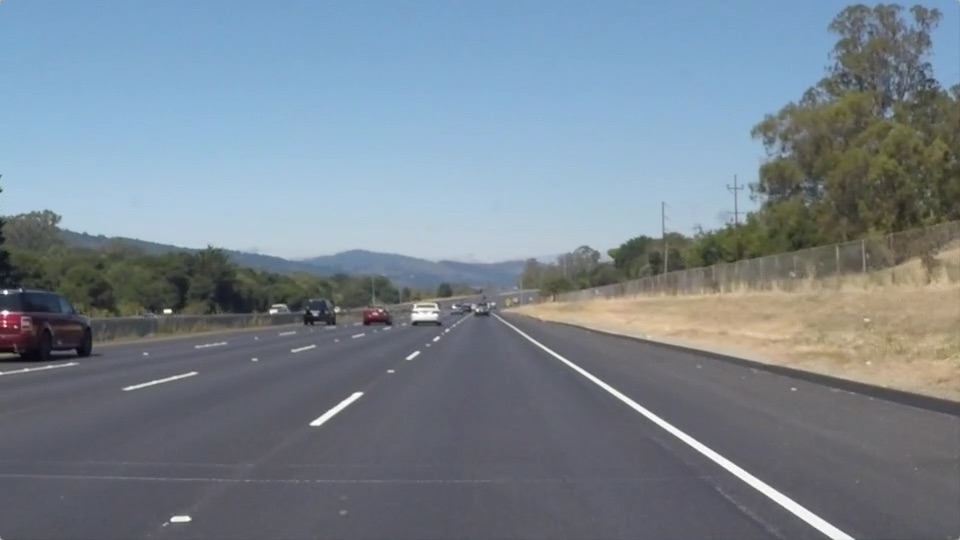
#> input picture LaneDetection/test_images/solidWhiteRight.jpg, 960 x 540 px
$ jupyter execute --allow-errors P1.ipynb   (shell and % lines are left out)   (Python 2 division)
#> lines starting #> are read from the running program, lines starting #| are printed output that depends on the picture; after the words box and inside, x2 and y2 are one past the last pixel; in counts of white or black regions, pixels touching at a corner belong together
# Self-Driving Car Engineer Nanodegree

## Project: **Finding Lane Lines on the Road**
***
In this project, you will use the tools you learned about in the lesson to identify lane lines on the road.  You can develop your pipeline on a series of individual images, and later apply the result to a video stream (really just a series of images). Check out the video clip "raw-lines-example.mp4" (also contained in this repository) to see what the output should look like after using the helper functions below.

Once you have a result that looks roughly like "raw-lines-example.mp4", you'll need to get creative and try to average and/or extrapolate the line segments you've detected to map out the full extent of the lane lines.  You can see an example of the result you're going for in the video "P1_example.mp4".  Ultimately, you would like to draw just one line for the left side of the lane, and one for the right.

In addition to implementing code, there is a brief writeup to complete. The writeup should be completed in a separate file, which can be either a markdown file or a pdf document. There is a [write up template](https://github.com/udacity/CarND-LaneLines-P1/blob/master/writeup_template.md) that can be used to guide the writing process. Completing both the code in the Ipython notebook and the writeup template will cover all of the [rubric points](https://review.udacity.com/#!/rubrics/322/view) for this project.

---
Let's have a look at our first image called 'test_images/solidWhiteRight.jpg'.  Run the 2 cells below (hit Shift-Enter or the "play" button above) to display the image.

**Note: If, at any point, you encounter frozen display windows or other confounding issues, you can always start again with a clean slate by going to the "Kernel" menu above and selecting "Restart & Clear Output".**

---

**The tools you have are color selection, region of interest selection, grayscaling, Gaussian smoothing, Canny Edge Detection and Hough Tranform line detection.  You  are also free to explore and try other techniques that were not presented in the lesson.  Your goal is piece together a pipeline to detect the line segments in the image, then average/extrapolate them and draw them onto the image for display (as below).  Once you have a working pipeline, try it out on the video stream below.**

---

<figure>

 <figcaption>
 <p></p>
 <p style="text-align: center;"> Your output should look something like this (above) after detecting line segments using the helper functions below </p>
 </figcaption>
</figure>
 <p></p>
<figure>

 <figcaption>
 <p></p>
 <p style="text-align: center;"> Your goal is to connect/average/extrapolate line segments to get output like this</p>
 </figcaption>
</figure>

**Run the cell below to import some packages.  If you get an `import error` for a package you've already installed, try changing your kernel (select the Kernel menu above --> Change Kernel).  Still have problems?  Try relaunching Jupyter Notebook from the terminal prompt.  Also, see [this forum post](https://carnd-forums.udacity.com/cq/viewquestion.action?spaceKey=CAR&id=29496372&questionTitle=finding-lanes---import-cv2-fails-even-though-python-in-the-terminal-window-has-no-problem-with-import-cv2) for more troubleshooting tips.**

[cell 1]
#importing some useful packages
import matplotlib.pyplot as plt
import matplotlib.image as mpimg
import numpy as np
import cv2

## Import Packages

## Read in an Image

## Ideas for Lane Detection Pipeline

[cell 2]
#reading in an image
image = mpimg.imread('test_images/solidWhiteRight.jpg')
#> image is the input picture: shape (540, 960, 3); mean R, G, B 120.3, 132.6, 143.7

#printing out some stats and plotting
print('This image is:', type(image), 'with dimesions:', image.shape)
#| This image is: <class 'numpy.ndarray'> with dimesions: (540, 960, 3)
plt.imshow(image)  # if you wanted to show a single color channel image called 'gray', for example, call as plt.imshow(gray, cmap='gray')

**Some OpenCV functions (beyond those introduced in the lesson) that might be useful for this project are:**

`cv2.inRange()` for color selection
`cv2.fillPoly()` for regions selection
`cv2.line()` to draw lines on an image given endpoints
`cv2.addWeighted()` to coadd / overlay two images
`cv2.cvtColor()` to grayscale or change color
`cv2.imwrite()` to output images to file
`cv2.bitwise_and()` to apply a mask to an image

**Check out the OpenCV documentation to learn about these and discover even more awesome functionality!**

## Helper Functions

Below are some helper functions to help get you started. They should look familiar from the lesson!

[cell 3]
import math
import operator as op
import numpy as np

def grayscale(img):
    """Applies the Grayscale transform
    This will return an image with only one color channel
    but NOTE: to see the returned image as grayscale
    (assuming your grayscaled image is called 'gray')
    you should call plt.imshow(gray, cmap='gray')"""
    return cv2.cvtColor(img, cv2.COLOR_RGB2GRAY)
    # Or use BGR2GRAY if you read an image with cv2.imread()
    # return cv2.cvtColor(img, cv2.COLOR_BGR2GRAY)

#Auto canny
#http://www.pyimagesearch.com/2015/04/06/zero-parameter-automatic-canny-edge-detection-with-python-and-opencv/

def auto_canny(image, sigma=0.33):
    # compute the median of the single channel pixel intensities
    v = np.median(image)

    # apply automatic Canny edge detection using the computed median
    lower = int(max(0, (1.0 - sigma) * v))
    upper = int(min(255, (1.0 + sigma) * v))
    edged = cv2.Canny(image, lower, upper)

    # return the edged image
    return edged

def canny(img, low_threshold, high_threshold):
    """Applies the Canny transform"""
    return cv2.Canny(img, low_threshold, high_threshold)

def gaussian_blur(img, kernel_size):
    """Applies a Gaussian Noise kernel"""
    return cv2.GaussianBlur(img, (kernel_size, kernel_size), 0)

def region_of_interest(img, vertices):
    """
    Applies an image mask.

    Only keeps the region of the image defined by the polygon
    formed from `vertices`. The rest of the image is set to black.
    """
    #defining a blank mask to start with
    mask = np.zeros_like(img)

    #defining a 3 channel or 1 channel color to fill the mask with depending on the input image
    if len(img.shape) > 2:
        channel_count = img.shape[2]  # i.e. 3 or 4 depending on your image
        ignore_mask_color = (255,) * channel_count
    else:
        ignore_mask_color = 255

    #filling pixels inside the polygon defined by "vertices" with the fill color
    cv2.fillPoly(mask, vertices, ignore_mask_color)

    #returning the image only where mask pixels are nonzero
    masked_image = cv2.bitwise_and(img, mask)
    return masked_image

def fit_line(line_points):

    #split points into x and y values
    x_val = list(map(op.itemgetter(0), line_points))
    y_val = list(map(op.itemgetter(1),line_points))

    A = np.vstack([x_val, np.ones(len(x_val))]).T
    m, c = np.linalg.lstsq(A, y_val)[0]


    return m,c


def draw_lines(img, lines, color=[255, 0, 0], thickness=100):
    """
    NOTE: this is the function you might want to use as a starting point once you want to
    average/extrapolate the line segments you detect to map out the full
    extent of the lane (going from the result shown in raw-lines-example.mp4
    to that shown in P1_example.mp4).

    Think about things like separating line segments by their
    slope ((y2-y1)/(x2-x1)) to decide which segments are part of the left
    line vs. the right line.  Then, you can average the position of each of
    the lines and extrapolate to the top and bottom of the lane.

    This function draws `lines` with `color` and `thickness`.
    Lines are drawn on the image inplace (mutates the image).
    If you want to make the lines semi-transparent, think about combining
    this function with the weighted_img() function below
    """

    global right_lane_slopes
    global left_lane_slopes
    global right_lane_intercepts
    global left_lane_intercepts
    global lane_end_y


    right_lane_points = []
    left_lane_points = []

    for line in lines:

        for x1,y1,x2,y2 in line:

            slope = (y2-y1)/(x2-x1)

            if slope < 0:
                left_lane_points.extend([(x1,y1),(x2,y2)])
            else:
                right_lane_points.extend([(x1,y1),(x2,y2)])


    right_lane_line_slope,right_lane_line_intercept = fit_line(right_lane_points)
    left_lane_line_slope,left_lane_line_intercept = fit_line(left_lane_points)

    #find the new right and left lane y points by using the slope and intercept
    ext_right_lane_y = (np.array(list(map(op.itemgetter(1), right_lane_points))))*right_lane_line_slope+right_lane_line_intercept
    ext_left_lane_y = (np.array(list(map(op.itemgetter(1), left_lane_points))))*left_lane_line_slope+left_lane_line_intercept

    right_lane_slopes.append(right_lane_line_slope)
    left_lane_slopes.append(left_lane_line_slope)

    right_lane_intercepts.append(right_lane_line_intercept)
    left_lane_intercepts.append(left_lane_line_intercept)

    right_lane_line_slope = np.mean(right_lane_slopes[-20:])
    left_lane_line_slope = np.mean(left_lane_slopes[-20:])

    right_lane_line_intercept = np.mean(right_lane_intercepts[-20:])
    left_lane_line_intercept = np.mean(left_lane_intercepts[-20:])

    left_lane_bottom_y = img.shape[0]
    #calculate x by using equation x = (y-c)/m
    left_lane_bottom_x = int((left_lane_bottom_y-left_lane_line_intercept)/left_lane_line_slope);

    #Calculate the minimum of the minimum values of the fitted y points.
    #Done to make sure the lines are of equal length
    left_lane_top_y = int(np.min([np.min(ext_right_lane_y),np.min(ext_left_lane_y)]))
    lane_end_y.append(left_lane_top_y)
    left_lane_top_y = int(np.mean(lane_end_y[-20:]))
    left_lane_top_x = int((left_lane_top_y-left_lane_line_intercept)/left_lane_line_slope)

    right_lane_bottom_y = img.shape[0]
    right_lane_bottom_x = int((right_lane_bottom_y-right_lane_line_intercept)/right_lane_line_slope);

    right_lane_top_y = left_lane_top_y
    right_lane_top_x = int((right_lane_top_y-right_lane_line_intercept)/right_lane_line_slope)

    cv2.line(img, (left_lane_bottom_x, left_lane_bottom_y), (left_lane_top_x, left_lane_top_y), color, thickness)
    cv2.line(img,(right_lane_top_x, right_lane_top_y), (right_lane_bottom_x, right_lane_bottom_y) , color, thickness)

def hough_lines(img, rho, theta, threshold, min_line_len, max_line_gap):
    """
    `img` should be the output of a Canny transform.

    Returns an image with hough lines drawn.
    """
    lines = cv2.HoughLinesP(img, rho, theta, threshold, np.array([]), minLineLength=min_line_len, maxLineGap=max_line_gap)
    #print lines
    line_img = np.zeros((img.shape[0], img.shape[1], 3), dtype=np.uint8)
    draw_lines(line_img, lines,thickness=20)
    return line_img

# Python 3 has support for cool math symbols.

def weighted_img(img, initial_img, alpha=0.8, beta=1., gamma=0.):
    """
    `img` is the output of the hough_lines(), An image with lines drawn on it.
    Should be a blank image (all black) with lines drawn on it.

    `initial_img` should be the image before any processing.

    The result image is computed as follows:

    initial_img * α + img * β + λ
    NOTE: initial_img and img must be the same shape!
    """
    return cv2.addWeighted(initial_img, alpha, img, beta, gamma)

[cell 4]
# Import everything needed to edit/save/watch video clips
from moviepy.editor import VideoFileClip
from IPython.display import HTML

[cell 5]
def process_image(image):
    # NOTE: The output you return should be a color image (3 channel) for processing video below
    # TODO: put your pipeline here,
    # you should return the final output (image where lines are drawn on lanes)

    img_height = image.shape[0]
    img_width = image.shape[1]

    gray_scale_img = grayscale(image)
    img_gaus = gaussian_blur(gray_scale_img,5)
    edges = auto_canny(img_gaus)
    imshape = edges.shape
    vertices = np.array([[(100, img_height), (img_width -100, img_height), (img_width/2 + img_width/20, img_height/2 + 50), (img_width/2 - img_width/20, img_height/2 + 50)]], np.int32)
    interest_region = region_of_interest(edges,vertices)
    rho = 1 # distance resolution in pixels of the Hough grid
    theta = (1*np.pi)/180 # angular resolution in radians of the Hough grid
    threshold = 20   # minimum number of votes (intersections in Hough grid cell)
    min_line_length = 5 #minimum number of pixels making up a line
    max_line_gap = 5   # maximum gap in pixels between connectable line segments
    line_image = np.copy(image)*0 # creating a blank to draw lines on
    lane_lines = hough_lines(interest_region,rho,theta,threshold,min_line_length,max_line_gap)
    final_lane_image = weighted_img(lane_lines,image)

    return final_lane_image

## Test Images

Build your pipeline to work on the images in the directory "test_images"
**You should make sure your pipeline works well on these images before you try the videos.**

[cell 6]
import os
images_list = os.listdir("test_images/")


for image_name in images_list:
    right_lane_slopes=[]
    left_lane_slopes=[]
    right_lane_intercepts=[]
    left_lane_intercepts=[]
    lane_end_y = []
    image = mpimg.imread('test_images/'+image_name)
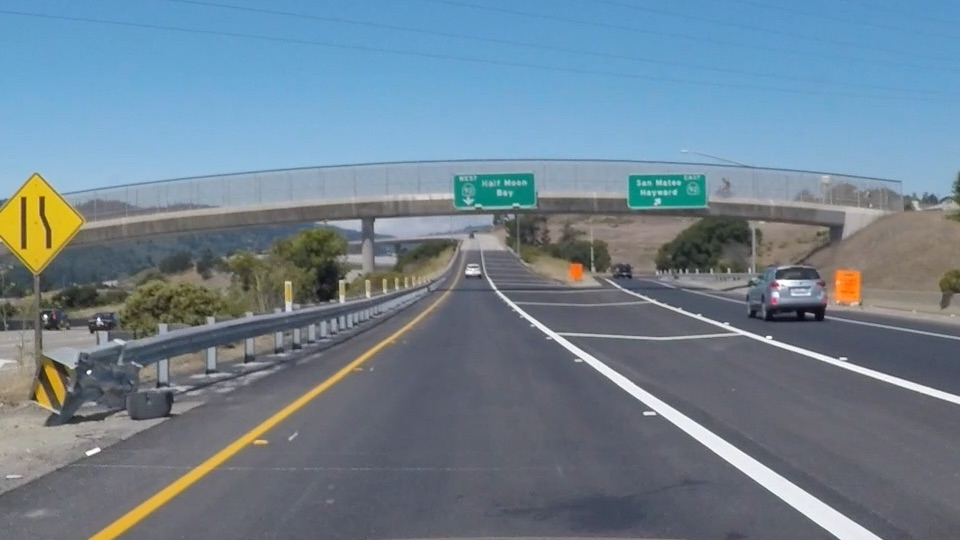
#> input picture LaneDetection/test_images/exit-ramp.jpg, 960 x 540 px
#> image is the input picture: shape (540, 960, 3); mean R, G, B 111.3, 130.2, 144.4
    image_lane_lines = process_image(image)
#> in grayscale, `return cv2.cvtColor(img, cv2.COLOR_RGB2GRAY)`:
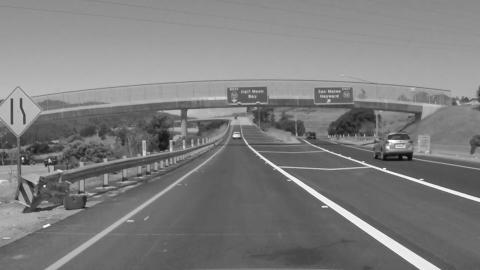
#> returned value: shape (540, 960) (shown at 1/2 size); min 7, max 255, mean 126.2
#> in auto_canny, `v = np.median(image)`: v = 122
#> in auto_canny, `lower = int(max(0, (1.0 - sigma) * v))`: lower = 81
#> in auto_canny, `upper = int(min(255, (1.0 + sigma) * v))`: upper = 162
#> in auto_canny, `edged = cv2.Canny(image, lower, upper)`:
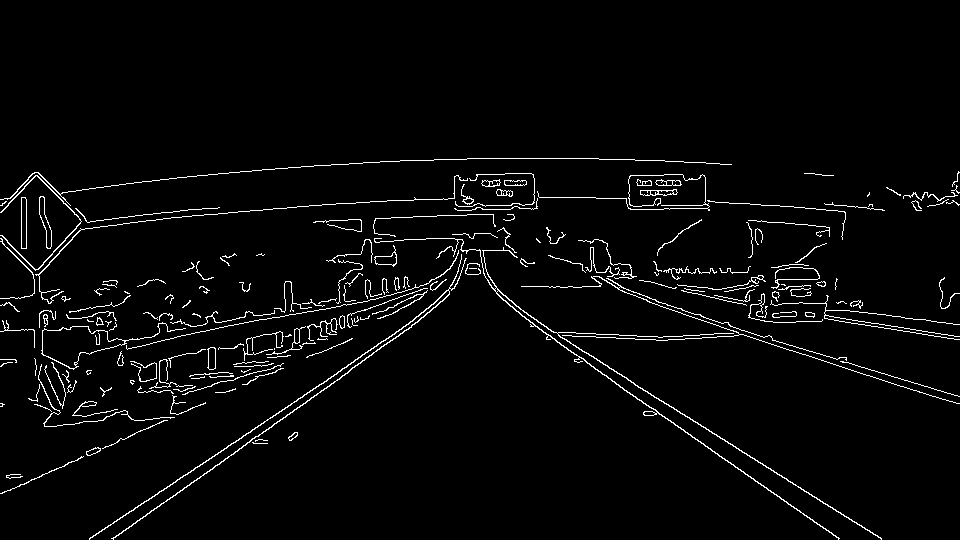
#> edged: shape (540, 960); 3.1% white in thin lines or dots, all inside (x1, y1, x2, y2) = (0, 158, 960, 540)
#> in region_of_interest, `masked_image = cv2.bitwise_and(img, mask)`:
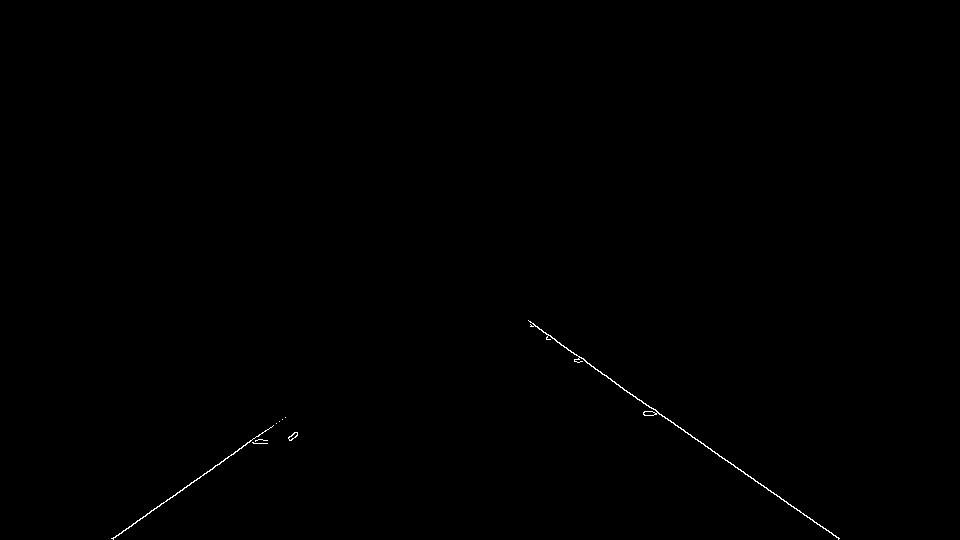
#> masked_image: shape (540, 960); 0.18% white in thin lines or dots, all inside (x1, y1, x2, y2) = (111, 320, 840, 540)
#> in hough_lines, `lines = cv2.HoughLinesP(img, rho, theta, threshold, np.array([]), minL..`: lines = [[648, 405, 839, 538], [112, 538, 249, 442], [586, 362, 838, 539], [528, 320, 579, 357], [133, 523, 273, 425], [115, 537, 149, 513], [548, 334, 618, 384]]
#> the loop in draw_lines, `for line in lines: ` made 7 passes
#> after the loop in draw_lines, `for line in lines:`: left_lane_points = [(112, 538), (249, 442), (133, 523), (273, 425), (115, 537), (149, 513)]; right_lane_points = [(648, 405), (839, 538), (586, 362), (838, 539), (528, 320), (579, 357), (548, 334), (618, 384)]
#> in fit_line, `x_val = list(map(op.itemgetter(0), line_points))`: x_val = [648, 839, 586, 838, 528, 579, 548, 618]
#> in fit_line, `y_val = list(map(op.itemgetter(1),line_points))`: y_val = [405, 538, 362, 539, 320, 357, 334, 384]
#> in fit_line, `A = np.vstack([x_val, np.ones(len(x_val))]).T`: A = [[648, 1], [839, 1], [586, 1], [838, 1], [528, 1], [579, 1], [548, 1], [618, 1]]
#> in fit_line, `m, c = np.linalg.lstsq(A, y_val)[0]`: m = 0.702; c = -50.13
#> in draw_lines, `right_lane_line_slope,right_lane_line_intercept = fit_line(right_lane_..`: right_lane_line_slope = 0.702; right_lane_line_intercept = -50.13
#> in draw_lines, `left_lane_line_slope,left_lane_line_intercept = fit_line(left_lane_poi..`: left_lane_line_slope = -0.704; left_lane_line_intercept = 617.4
#> in draw_lines, `ext_right_lane_y = (np.array(list(map(op.itemgetter(1), right_lane_poi..`: ext_right_lane_y = [234.2, 327.6, 204.1, 328.3, 174.6, 200.5, 184.4, 219.5]
#> in draw_lines, `ext_left_lane_y = (np.array(list(map(op.itemgetter(1), left_lane_point..`: ext_left_lane_y = [238.4, 306, 249, 318, 239.1, 256]
#> in draw_lines, `left_lane_bottom_x = int((left_lane_bottom_y-left_lane_line_intercept)..`: left_lane_bottom_x = 109
#> in draw_lines, `left_lane_top_y = int(np.min([np.min(ext_right_lane_y),np.min(ext_left..`: left_lane_top_y = 174
#> in draw_lines, `left_lane_top_x = int((left_lane_top_y-left_lane_line_intercept)/left_..`: left_lane_top_x = 629
#> in draw_lines, `right_lane_bottom_x = int((right_lane_bottom_y-right_lane_line_interce..`: right_lane_bottom_x = 840
#> in draw_lines, `right_lane_top_y = left_lane_top_y`: right_lane_top_y = 174
#> in draw_lines, `right_lane_top_x = int((right_lane_top_y-right_lane_line_intercept)/ri..`: right_lane_top_x = 319
#> in draw_lines, `cv2.line(img,(right_lane_top_x, right_lane_top_y), (right_lane_bottom_..`:
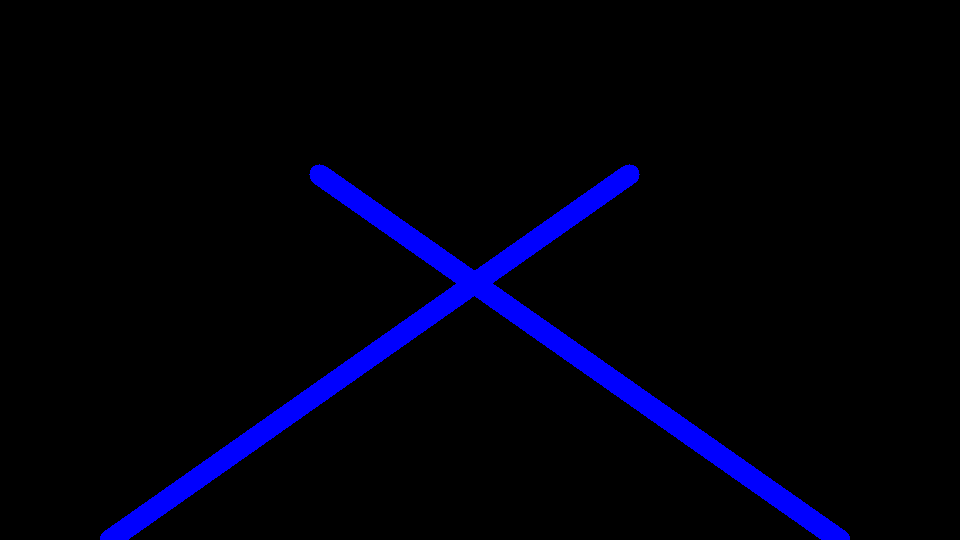
#> img: shape (540, 960, 3); mean of channels 0, 1, 2 13, 0, 0; drawn as B, G, R
#> in weighted_img, `return cv2.addWeighted(initial_img, alpha, img, beta, gamma)`:
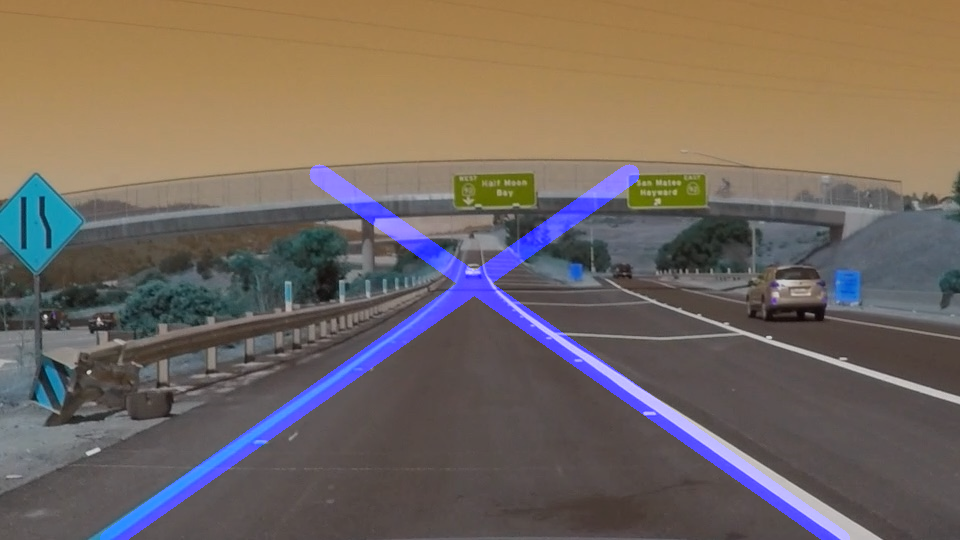
#> returned value: shape (540, 960, 3); mean of channels 0, 1, 2 96.2, 104.1, 115.5; drawn as B, G, R
    plt.imshow(image_lane_lines)
    plt.show()
